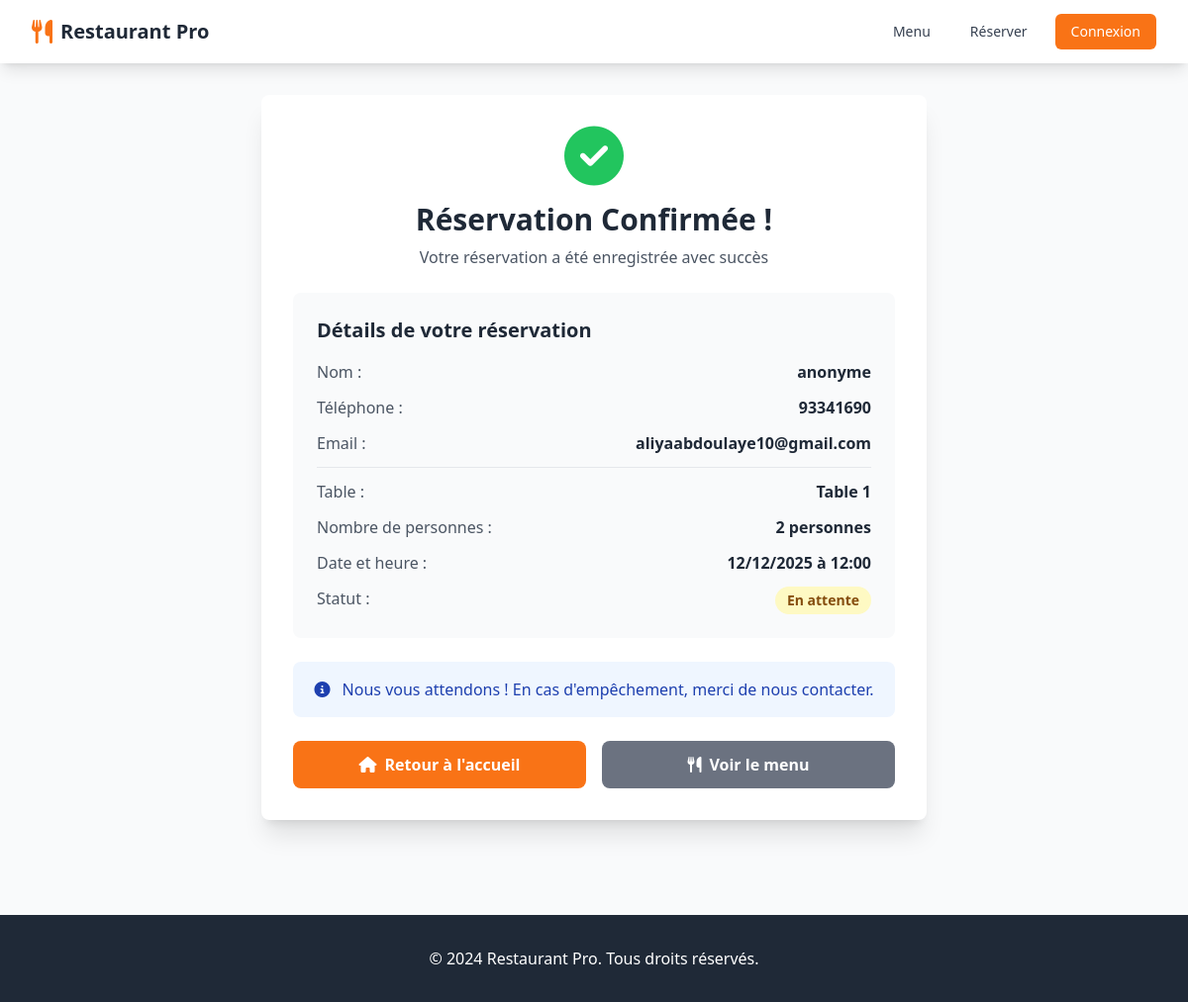
Screenshot of /reservation/1/confirmation/ with the database file from the repository.
### restaurant/models.py (models this page shows, shortened)
class Reservation(models.Model):
    STATUS_CHOICES = [
        ('EN_ATTENTE', 'En attente'),
        ('CONFIRMEE', 'Confirmee'),
        ('ANNULEE', 'Annulee'),
        ('TERMINEE', 'Terminee'),
    ]
    client_nom = models.CharField(max_length=200)
    client_telephone = models.CharField(max_length=20)
    client_email = models.EmailField(blank=True)
    table = models.ForeignKey(
        Table,
        on_delete=models.CASCADE,
        related_name='reservations'
    )
    nombre_personnes = models.IntegerField(
        validators=[MinValueValidator(1)]
    )
    date_reservation = models.DateTimeField()
    date_creation = models.DateTimeField(auto_now_add=True)
    statut = models.CharField(
        max_length=20,
        choices=STATUS_CHOICES,
        default='EN_ATTENTE'
    )
    notes = models.TextField(blank=True)
    class Meta:
        verbose_name = "Reservation"
        verbose_name_plural = "Reservations"
        ordering = ['-date_reservation']

class Table(models.Model):
    numero = models.IntegerField(unique=True)
    capacite = models.IntegerField(
        validators=[MinValueValidator(1)]
    )
    disponible = models.BooleanField(default=True)
    class Meta:
        verbose_name = "Table"
        verbose_name_plural = "Tables"
        ordering = ['numero']

### restaurant/views.py (the view)
def confirmation_reservation(request, pk):
    reservation = get_object_or_404(Reservation, pk=pk)
    return render(
        request,
        'restaurant/confirmation_reservation.html',
        {'reservation': reservation}
    )

### restaurant/templates/restaurant/confirmation_reservation.html (shortened to what this page needs)
{% extends 'restaurant/base.html' %}
{% block content %}
<div class="max-w-2xl mx-auto">
    <div class="bg-white rounded-lg shadow-xl p-8 text-center">
        <div class="mb-6">
            <i class="fas fa-check-circle text-green-500 text-6xl mb-4"></i>
            <h1 class="text-3xl font-bold text-gray-800 mb-2">Réservation Confirmée !</h1>
            <p class="text-gray-600">Votre réservation a été enregistrée avec succès</p>
        </div>
        <div class="bg-gray-50 rounded-lg p-6 mb-6 text-left">
            <h2 class="text-xl font-bold text-gray-800 mb-4">Détails de votre réservation</h2>
            <div class="space-y-3">
                <div class="flex justify-between">
                    <span class="text-gray-600">Nom :</span>
                    <span class="font-semibold text-gray-800">{{ reservation.client_nom }}</span>
                </div>
                <div class="flex justify-between">
                    <span class="text-gray-600">Téléphone :</span>
                    <span class="font-semibold text-gray-800">{{ reservation.client_telephone }}</span>
                </div>
                {% if reservation.client_email %}
                <div class="flex justify-between">
                    <span class="text-gray-600">Email :</span>
                    <span class="font-semibold text-gray-800">{{ reservation.client_email }}</span>
                </div>
                {% endif %}
                <div class="flex justify-between border-t pt-3">
                    <span class="text-gray-600">Table :</span>
                    <span class="font-semibold text-gray-800">Table {{ reservation.table.numero }}</span>
                </div>
                <div class="flex justify-between">
                    <span class="text-gray-600">Nombre de personnes :</span>
                    <span class="font-semibold text-gray-800">{{ reservation.nombre_personnes }} personnes</span>
                </div>
                <div class="flex justify-between">
                    <span class="text-gray-600">Date et heure :</span>
                    <span class="font-semibold text-gray-800">{{ reservation.date_reservation|date:"d/m/Y à H:i" }}</span>
                </div>
                <div class="flex justify-between">
                    <span class="text-gray-600">Statut :</span>
                    <span class="px-3 py-1 bg-yellow-100 text-yellow-800 rounded-full text-sm font-semibold">
                        {{ reservation.get_statut_display }}
                    </span>
                </div>
            </div>
        </div>
        <div class="bg-blue-50 rounded-lg p-4 mb-6">
            <p class="text-blue-800">
                <i class="fas fa-info-circle mr-2"></i>
                Nous vous attendons ! En cas d'empêchement, merci de nous contacter.
            </p>
        </div>
        <div class="flex gap-4">
            <a href="{% url 'index' %}" class="flex-1 bg-orange-500 text-white px-6 py-3 rounded-lg hover:bg-orange-600 font-semibold">
                <i class="fas fa-home mr-2"></i>Retour à l'accueil
            </a>
            <a href="{% url 'menu' %}" class="flex-1 bg-gray-500 text-white px-6 py-3 rounded-lg hover:bg-gray-600 font-semibold">
                <i class="fas fa-utensils mr-2"></i>Voir le menu
            </a>
        </div>
    </div>
</div>
{% endblock %}

### rows the page displays
Reservation: client_nom "anonyme", client_telephone "93341690", client_email "aliyaabdoulaye10@gmail.com", table.numero "1", nombre_personnes "2", date_reservation "12/12/2025 à 12:00", statut "En attente"
